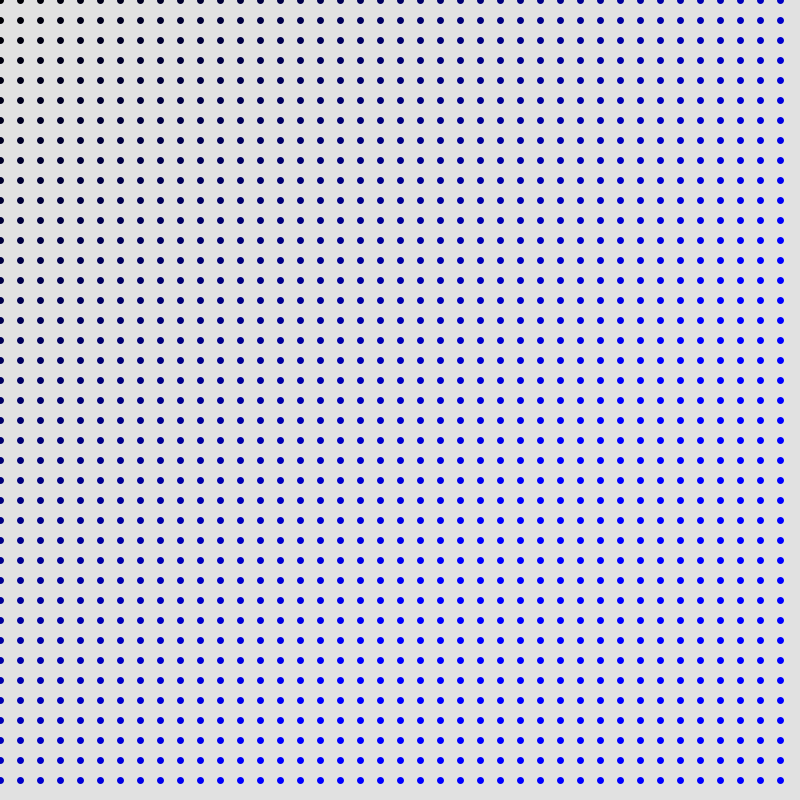
Frame 1 (no input)
Frame 60 (the mouse pressed at the canvas centre just before this capture): identical to frame 1, image omitted
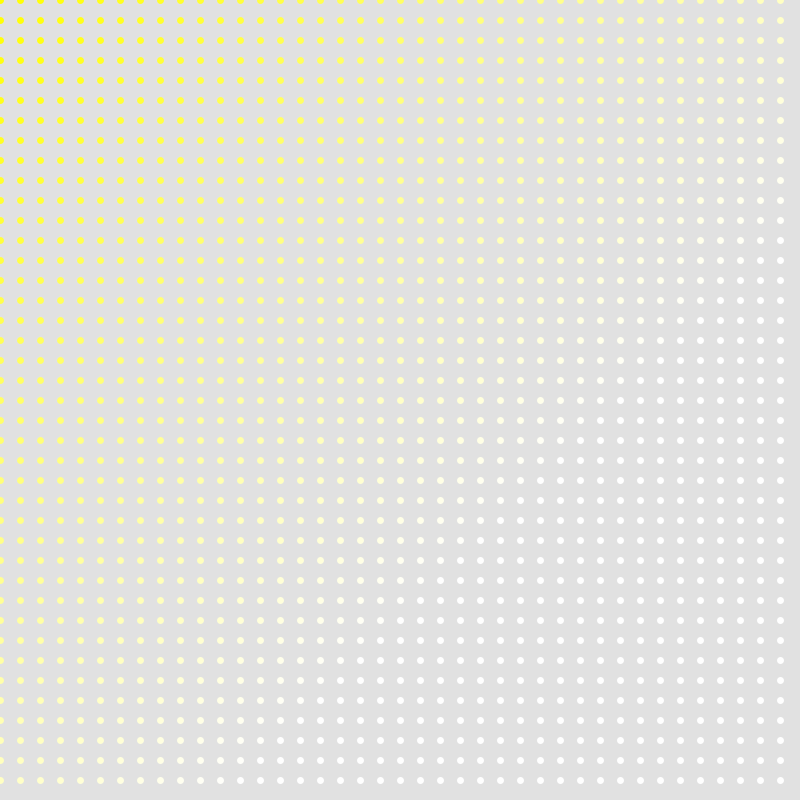
Frame 120 (the mouse held since frame 60 and released just before this capture)

The Processing sketch that drew these frames (run headless with seeded random() and noise(); from frame 60 on, the mouse is pressed at the canvas centre):

// Processing sketch: processing_131227
// ── processing_131227.pde

void setup(){
  size(800,800);
  smooth();
}
void draw(){
  background(225);
  strokeWeight(13);
  stroke(225);
  for(int i=0;i<800;i=i+20){
    for(int j=0;j<800;j=j+20){
      fill(mouseX,mouseY,(i+j)*2/8);
      ellipse(j,i,20,20);
    }
  }
}
